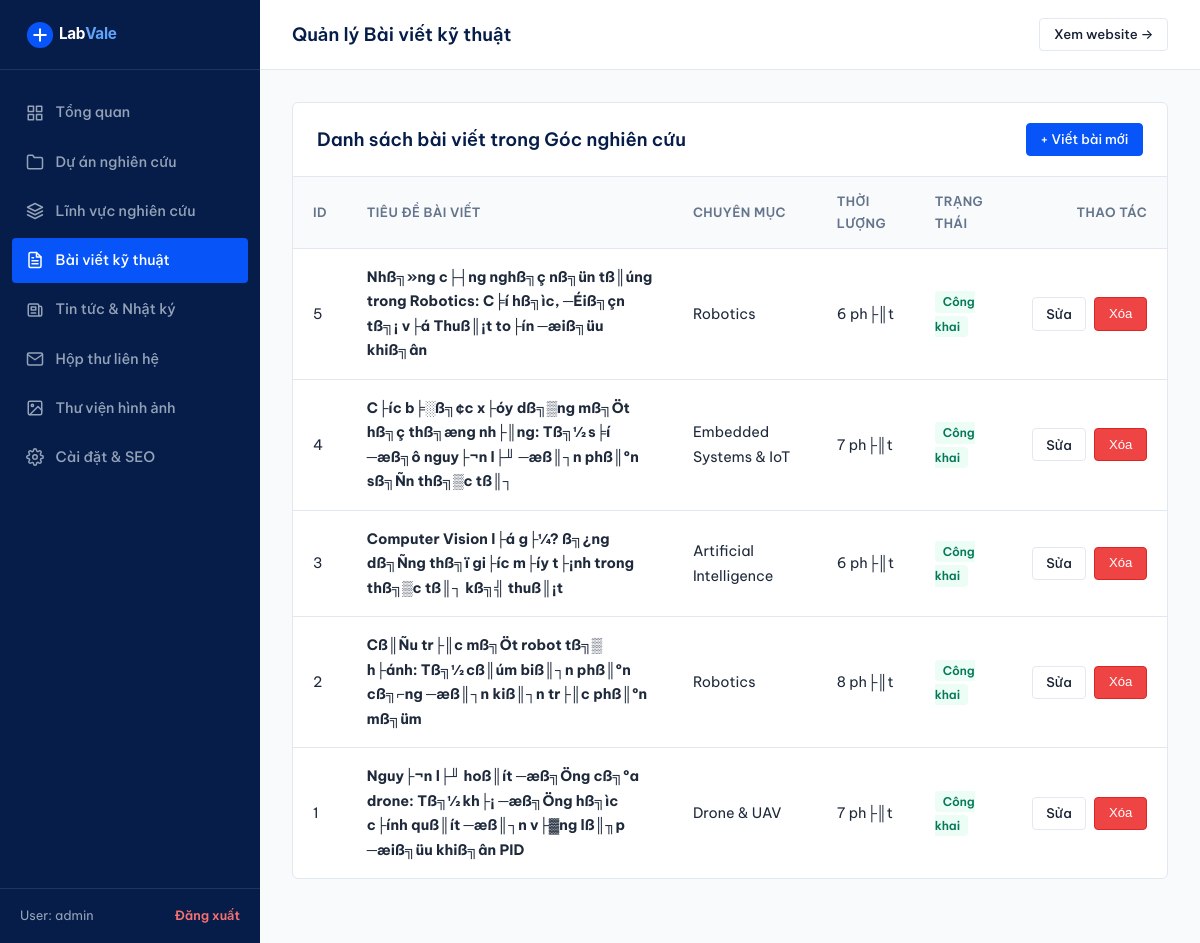
/admin/articles.php (signed in), run on the app's committed database.
### tables this page shows
CREATE TABLE `articles` (
  `id` int(11) NOT NULL AUTO_INCREMENT,
  `area_id` int(11) DEFAULT NULL,
  `title` varchar(255) NOT NULL,
  `slug` varchar(255) NOT NULL,
  `summary` text NOT NULL,
  `content` longtext NOT NULL,
  `image` varchar(255) NOT NULL,
  `reading_time` varchar(20) DEFAULT '6 ph├║t',
  `author` varchar(100) DEFAULT 'LabVale Research Team',
  `tags` varchar(255) NOT NULL,
  `is_published` tinyint(1) DEFAULT 1,
  `views` int(11) DEFAULT 0,
  `published_at` datetime DEFAULT current_timestamp(),
  `created_at` datetime DEFAULT current_timestamp(),
  PRIMARY KEY (`id`),
  UNIQUE KEY `slug` (`slug`),
  KEY `area_id` (`area_id`),
  CONSTRAINT `fk_articles_area` FOREIGN KEY (`area_id`) REFERENCES `research_areas` (`id`) ON DELETE SET NULL
);

CREATE TABLE `research_areas` (
  `id` int(11) NOT NULL AUTO_INCREMENT,
  `slug` varchar(100) NOT NULL,
  `name` varchar(150) NOT NULL,
  `subtitle` varchar(255) NOT NULL,
  `icon_svg` text NOT NULL,
  `short_desc` text NOT NULL,
  `full_content` longtext NOT NULL,
  `image` varchar(255) NOT NULL,
  `sort_order` int(11) DEFAULT 0,
  `is_active` tinyint(1) DEFAULT 1,
  `created_at` datetime DEFAULT current_timestamp(),
  PRIMARY KEY (`id`),
  UNIQUE KEY `slug` (`slug`)
);

### includes/helpers.php (called while the page is built, shortened)
<?php
function url(string $path = ''): string {
    $cleanPath = '/' . ltrim($path, '/');
    if ($cleanPath === '/') {
        return BASE_PATH === '' ? '/' : BASE_PATH . '/';
    }
    return BASE_PATH . $cleanPath;
}
function e(?string $str): string {
    return htmlspecialchars($str ?? '', ENT_QUOTES, 'UTF-8');
}

### admin/articles.php (the view, shortened to what this page needs)
    <?php
require_once __DIR__ . '/views/header.php';
$articles = $db->query("
    SELECT art.*, a.name AS area_name
    FROM `articles` art
    LEFT JOIN `research_areas` a ON art.area_id = a.id
    ORDER BY art.id DESC
")->fetchAll();
?>
<div class="admin-card">
    <div class="admin-card-header">
        <div class="admin-card-title">Danh sách bài viết trong Góc nghiên cứu</div>
        <a href="<?= url('/admin/articles?action=create') ?>" class="btn btn-primary btn-sm">+ Viết bài mới</a>
    </div>
    <div style="overflow-x: auto;">
        <table class="admin-table">
            <thead>
                <tr>
                    <th style="width: 50px;">ID</th>
                    <th>Tiêu đề bài viết</th>
                    <th>Chuyên mục</th>
                    <th>Thời lượng</th>
                    <th>Trạng thái</th>
                    <th style="text-align: right; width: 140px;">Thao tác</th>
                </tr>
            </thead>
            <tbody>
                <?php if (!empty($articles)): ?>
                    <?php foreach ($articles as $art): ?>
                        <tr>
                            <td><?= $art['id'] ?></td>
                            <td>
                                <strong><?= e($art['title']) ?></strong>
                            </td>
                            <td><?= e($art['area_name'] ?? 'Chung') ?></td>
                            <td><?= e($art['reading_time']) ?></td>
                            <td>
                                <?php if ($art['is_published']): ?>
                                    <span style="font-size: 0.75rem; background-color: #ECFDF5; color: #047857; padding: 0.2rem 0.5rem; border-radius: 4px; font-weight: 600;">Công khai</span>
                                <?php else: ?>
                                    <span style="font-size: 0.75rem; background-color: #F1F5F9; color: #64748B; padding: 0.2rem 0.5rem; border-radius: 4px;">Nháp</span>
                                <?php endif; ?>
                            </td>
                            <td style="text-align: right;">
                                <div class="admin-actions-cell" style="justify-content: flex-end;">
                                    <a href="<?= url('/admin/articles?action=edit&id=' . $art['id']) ?>" class="btn btn-secondary btn-sm">Sửa</a>
                                    <form action="<?= url('/admin/articles') ?>" method="POST" onsubmit="return confirm('Bạn có chắc muốn xóa bài viết này không?');">
                                        <button type="submit" class="btn btn-danger btn-sm">Xóa</button>
                                    </form>
                                </div>
                            </td>
                        </tr>
                    <?php endforeach; ?>
                <?php else: ?>
                    <tr>
                        <td colspan="6" style="text-align: center; color: var(--admin-muted);">Chưa có bài viết nào.</td>
                    </tr>
                <?php endif; ?>
            </tbody>
        </table>
    </div>
</div>
<?php require_once __DIR__ . '/views/footer.php'; ?>

### assets/css/style.css (style rules this page uses)
:root { --color-primary-navy: #061D49; --color-tech-blue: #0755F9; --color-tech-blue-hover: #0542c7; --color-white: #FFFFFF; --color-bg: #F8FAFC; --color-surface: #FFFFFF; --color-text: #172033; --color-secondary-text: #64748B; --color-border: #E2E8F0; --color-border-subtle: #F1F5F9; --color-border-hover: #CBD5E1; --status-idea-bg: #F1F5F9; --status-idea-text: #475569; --status-research-bg: #EFF6FF; --status-research-text: #1D4ED8; --status-dev-bg: #FEF3C7; --status-dev-text: #B45309; --status-done-bg: #ECFDF5; --status-done-text: #047857; --font-sans: 'Be Vietnam Pro', -apple-system, BlinkMacSystemFont, 'Segoe UI', Roboto, Helvetica, Arial, sans-serif; --font-mono: ui-monospace, SFMono-Regular, Menlo, Monaco, Consolas, "Liberation Mono", "Courier New", monospace; --max-width: 1200px; --header-height: 72px; --radius-sm: 4px; --radius-md: 6px; --radius-lg: 8px; --transition-fast: 150ms ease; --transition-normal: 220ms ease; }
*, *::before, *::after { box-sizing: border-box; margin: 0; padding: 0; }
html { font-size: 16px; scroll-behavior: smooth; -webkit-text-size-adjust: 100%; }
body { font-family: var(--font-sans); background-color: var(--color-bg); color: var(--color-text); line-height: 1.7; font-weight: 400; min-height: 100vh; display: flex; flex-direction: column; -webkit-font-smoothing: antialiased; -moz-osx-font-smoothing: grayscale; }
a { color: var(--color-tech-blue); text-decoration: none; transition: color var(--transition-fast); }
.btn { display: inline-flex; align-items: center; justify-content: center; gap: 0.5rem; padding: 0.625rem 1.25rem; font-size: 0.925rem; font-weight: 500; border-radius: var(--radius-sm); border: 1px solid transparent; cursor: pointer; transition: all var(--transition-fast); line-height: 1.4; text-decoration: none; }
.btn-primary { background-color: var(--color-tech-blue); color: var(--color-white); border-color: var(--color-tech-blue); }
.btn-secondary { background-color: var(--color-white); color: var(--color-text); border-color: var(--color-border); }
.btn-sm { padding: 0.4rem 0.85rem; font-size: 0.825rem; }
.btn-danger { background-color: #EF4444; color: var(--color-white); border-color: #DC2626; }

### assets/css/admin.css (style rules this page uses)
:root { --admin-navy: #061D49; --admin-blue: #0755F9; --admin-sidebar-w: 260px; --admin-border: #E2E8F0; --admin-bg: #F8FAFC; --admin-surface: #FFFFFF; --admin-text: #1E293B; --admin-muted: #64748B; }
body.admin-body { background-color: var(--admin-bg); color: var(--admin-text); font-family: 'Be Vietnam Pro', -apple-system, BlinkMacSystemFont, sans-serif; min-height: 100vh; display: flex; }
.admin-card { background-color: var(--admin-surface); border: 1px solid var(--admin-border); border-radius: 6px; overflow: hidden; margin-bottom: 2rem; }
.admin-card-header { padding: 1.25rem 1.5rem; border-bottom: 1px solid var(--admin-border); display: flex; align-items: center; justify-content: space-between; flex-wrap: wrap; gap: 1rem; }
.admin-card-title { font-size: 1.15rem; font-weight: 600; color: var(--admin-navy); }
.admin-table { width: 100%; border-collapse: collapse; font-size: 0.9rem; text-align: left; }
.admin-table th { background-color: #F8FAFC; padding: 0.85rem 1.25rem; font-weight: 600; color: var(--admin-muted); border-bottom: 1px solid var(--admin-border); font-size: 0.8rem; text-transform: uppercase; letter-spacing: 0.03em; }
.admin-table td { padding: 1rem 1.25rem; border-bottom: 1px solid var(--admin-border); color: var(--admin-text); vertical-align: middle; }
.admin-table tr:last-child td { border-bottom: none; }
.admin-actions-cell { display: flex; align-items: center; gap: 0.5rem; }

### data on the page
articles: id "5", title "Nhß╗»ng c├┤ng nghß╗ç nß╗ün tß║úng trong Robotics: C╞í hß╗ìc, ─Éiß╗çn tß╗¡ v├á Thuß║¡t to├ín ─æiß╗üu khiß╗ân", area.name "Robotics", reading_time "6 ph├║t", is_published "Công khai"
articles: id "4", title "C├íc b╞░ß╗¢c x├óy dß╗▒ng mß╗Öt hß╗ç thß╗æng nh├║ng: Tß╗½ s╞í ─æß╗ô nguy├¬n l├╜ ─æß║┐n phß║ºn sß╗Ñn thß╗▒c tß║┐", area.name "Embedded Systems & IoT", reading_time "7 ph├║t", is_published "Công khai"
articles: id "3", title "Computer Vision l├á g├¼? ß╗¿ng dß╗Ñng thß╗ï gi├íc m├íy t├¡nh trong thß╗▒c tß║┐ kß╗╣ thuß║¡t", area.name "Artificial Intelligence", reading_time "6 ph├║t", is_published "Công khai"
articles: id "2", title "Cß║Ñu tr├║c mß╗Öt robot tß╗▒ h├ánh: Tß╗½ cß║úm biß║┐n phß║ºn cß╗⌐ng ─æß║┐n kiß║┐n tr├║c phß║ºn mß╗üm", area.name "Robotics", reading_time "8 ph├║t", is_published "Công khai"
articles: id "1", title "Nguy├¬n l├╜ hoß║ít ─æß╗Öng cß╗ºa drone: Tß╗½ kh├¡ ─æß╗Öng hß╗ìc c├ính quß║ít ─æß║┐n v├▓ng lß║╖p ─æiß╗üu khiß╗ân PID", area.name "Drone & UAV", reading_time "7 ph├║t", is_published "Công khai"

### other printed values
$currentUser['username'] "admin"
$adminTitle "Quản lý Bài viết kỹ thuật"
